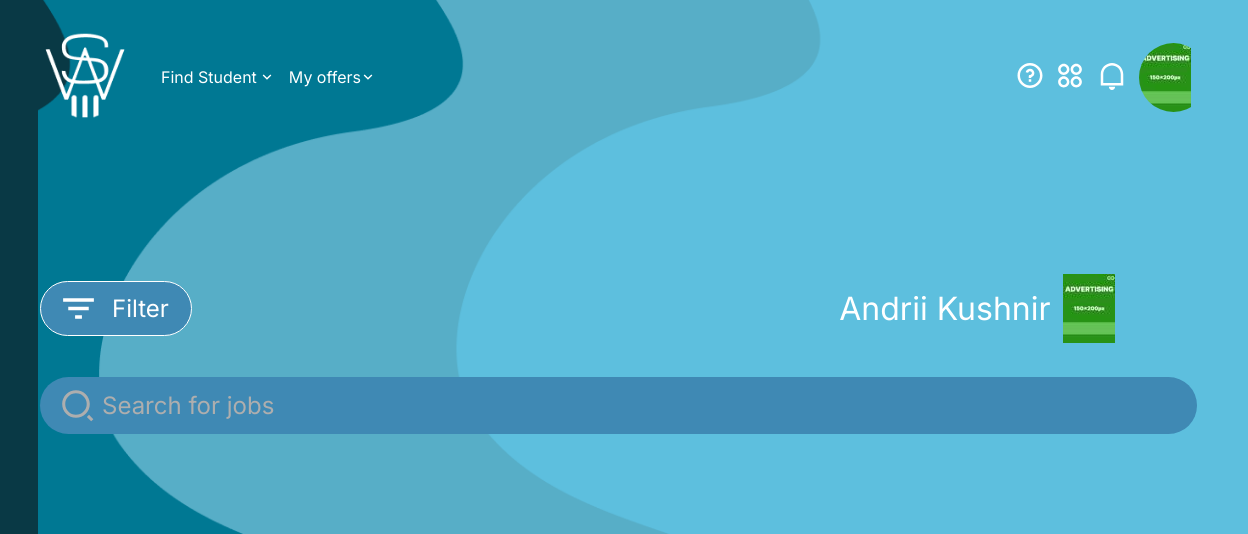
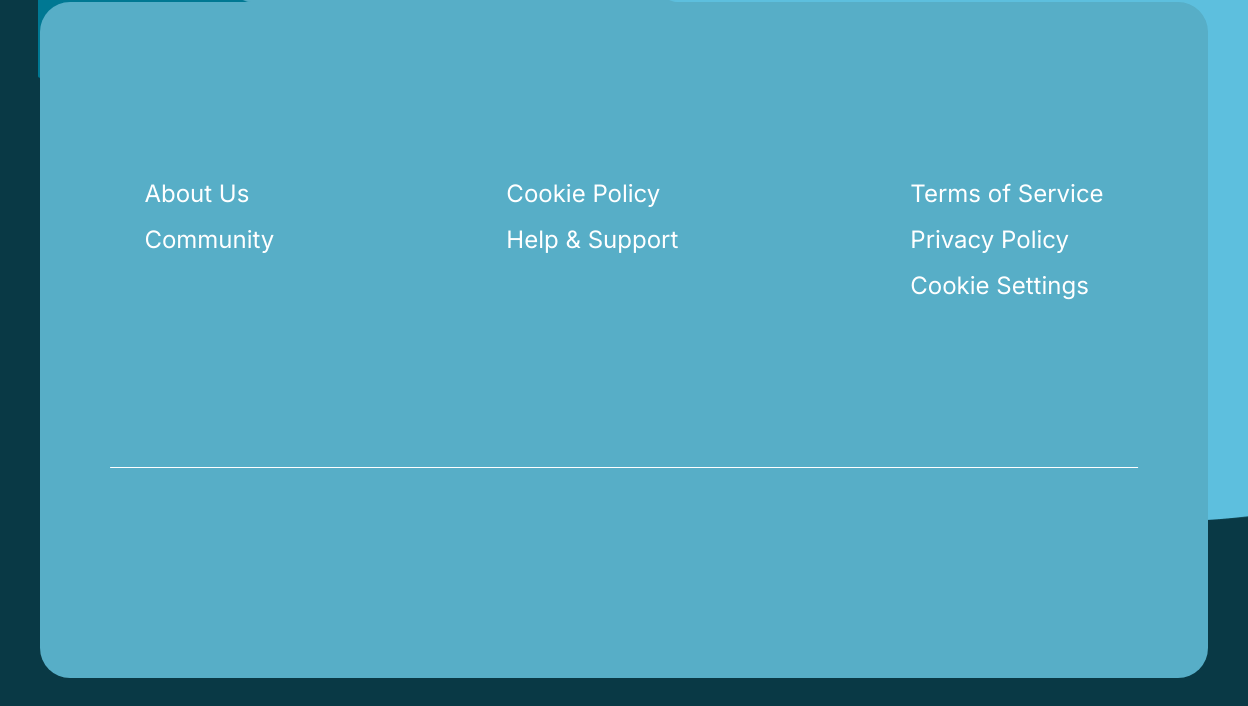
The app's page /client/students/ (signed in), older data (2 pictures, top to bottom).
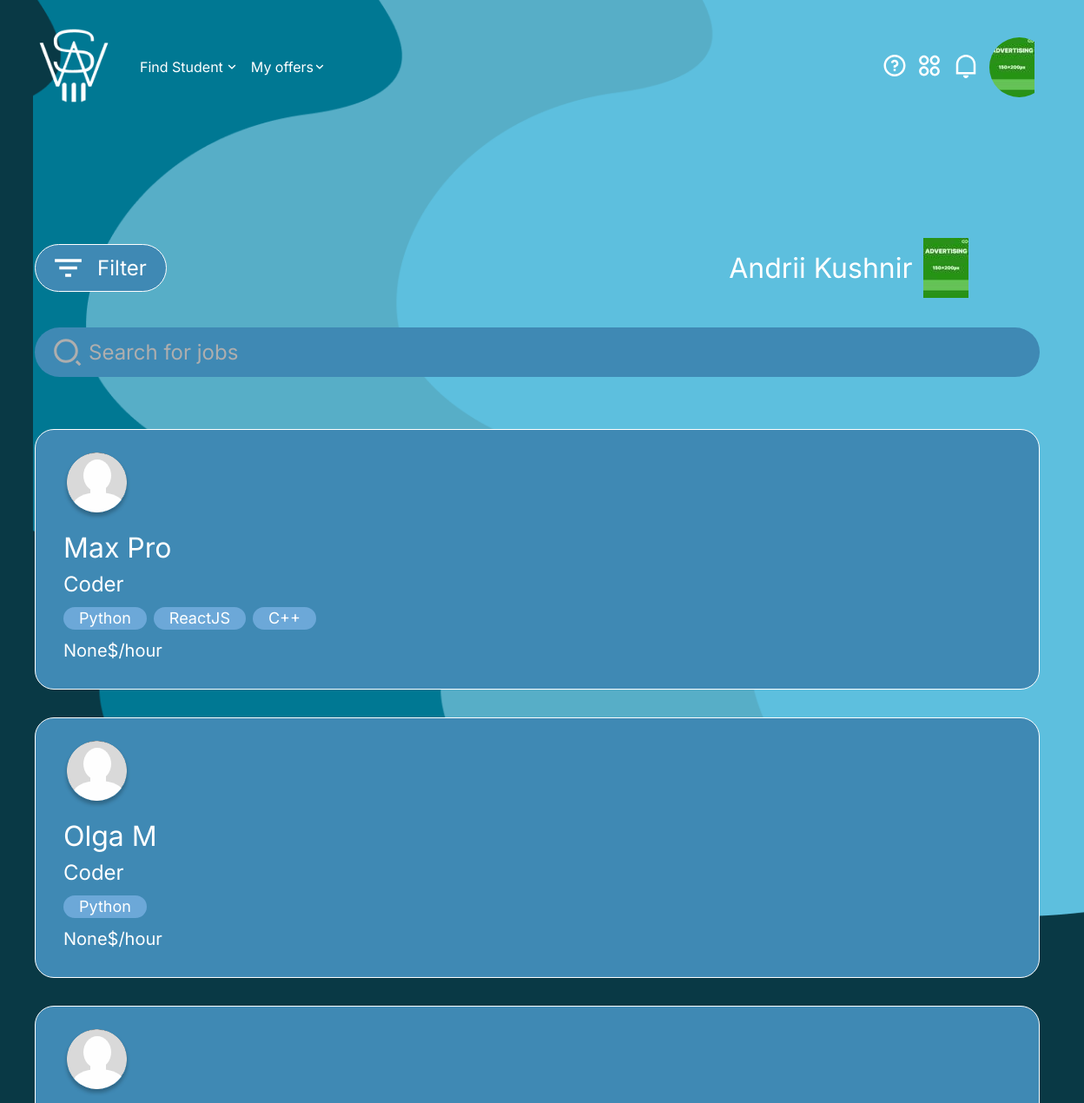
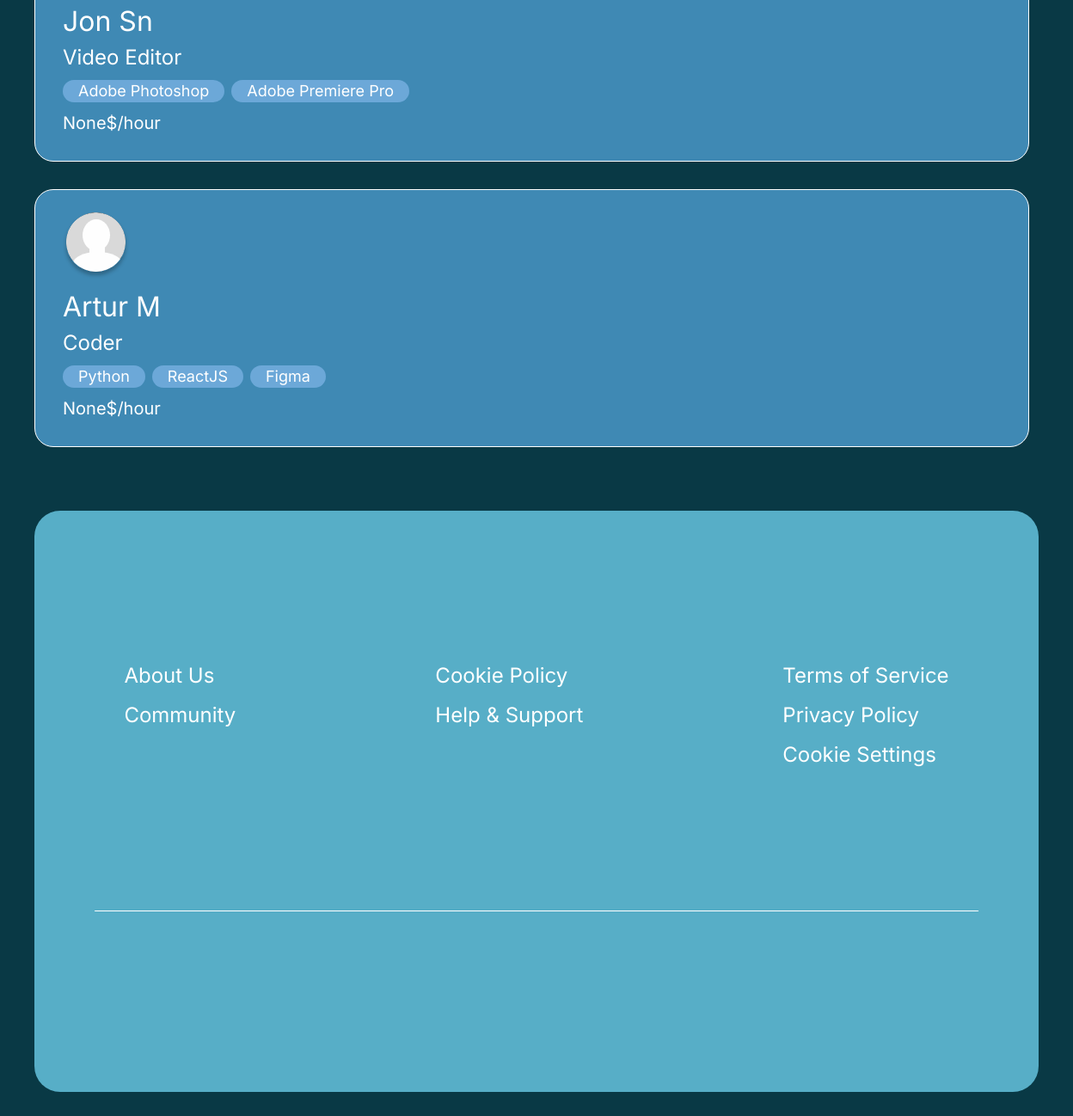
The same page, newer data (2 pictures, top to bottom).
### main/models.py (models this page shows, shortened)
class MyUser(AbstractUser):
    ROLE_CHOICES = (
        ('student', 'Student'),
        ('client', 'Client'),
    )
    email = models.EmailField(
        unique=True
    )
    phone_number = models.CharField(
        unique=True,
        blank=True,
        null=True,
        max_length=20
    )
    first_name = models.CharField(
        blank=True,
        null=True,
        max_length=100
    )
    last_name = models.CharField(
        blank=True,
        null=True,
        max_length=100
    )
    role = models.CharField(
        blank=True,
        null=True,
        max_length=20,
        choices=ROLE_CHOICES,
        verbose_name='Роль'
    )
    email_verified = models.BooleanField(
        default=False,
        verbose_name='Email verified'
    )
    username = models.CharField(
        max_length=150,
        unique=True,
        null=True,
        blank=True,
        )
    address = models.CharField(
        null=True,
        blank=True,
        max_length=100,
        verbose_name='Address'
    )
    time_zone = TimeZoneField(
        null=True,
        blank=True,
        default="Asia/Dubai",
        verbose_name='Time zone'
    )
    verification_token = models.CharField(
        max_length=100,
        null=True,
        blank=True
    )
    balance = models.DecimalField(
        max_digits=10,
        decimal_places=2,
        default=0,
        verbose_name='Balance'
    )
    about = models.TextField(
        null=True,
        blank=True,
        default='this account is still under development',
        max_length=1000,
        verbose_name='About'
    )
    image = models.ImageField(
        null=True,
        blank=True,
        upload_to='profile_images/',
        verbose_name='Image',
    )
    qualification = models.ForeignKey(
        SetQualificationStudentModel,
        blank=True,
        null=True,
        on_delete=models.CASCADE,
        verbose_name='Qualification'
    )
    price_hour = models.DecimalField(
        max_digits=6,
        decimal_places=2,
        null=True,
        blank=True,
        verbose_name='Price/hour'
    )
    hours_per_week = models.IntegerField(
        blank=True,
        null=True,
        verbose_name='Hours per week'
    )
    skils= models.ManyToManyField(
        SetStudentSkilsModel,
        verbose_name='Skils'
    )
    video_introduction = models.FileField(
        upload_to='video_introductions/',
        null=True,
        blank=True,
        verbose_name='Video introduction'
        )
    user_id_key = models.CharField(
        unique=True,
        max_length=12,
        verbose_name='ID key'
    )

### student/models.py (models this page shows, shortened)
class SetQualificationStudentModel(models.Model):
    name = models.CharField(
        max_length=50,
        verbose_name='Qualification'
    )
    class Meta:
        verbose_name = 'Qualification'
        verbose_name_plural = 'Qualifications'

class SetStudentSkilsModel(models.Model):
    name = models.CharField(
        max_length=50,
        verbose_name='Skill'
    )
    class Meta:
        verbose_name = 'Skil'
        verbose_name_plural = 'Skills'

### utils/decorators.py (the view)
        @wraps(function)
        def wrap(request, *args, **kwargs):
            if not hasattr(request.user, 'role') or request.user.role != role:
                return redirect('index')
            return function(request, *args, **kwargs)

### ad_app/templatetags/ad_tags.py (called while the page is built)
@register.inclusion_tag('ad/bottom.html')
def display_ad_bottom(placement):
    ads = AdModel.objects.filter(placement=placement)
    return {'ads': ads}

@register.inclusion_tag('ad/header.html')
def display_header_ad(placement):
    ads = AdModel.objects.filter(placement=placement)
    return {'ads': ads}

@register.inclusion_tag('ad/sticky_right.html')
def display_sticky_ad(placement):
    ads = AdModel.objects.filter(placement=placement)
    return {'ads': ads}

@register.inclusion_tag('ad/popup.html')
def display_popup_ad(placement):
    ads = AdModel.objects.filter(placement='popup')
    return {'ads': ads}

### client/views.py (called while the page is built, shortened)
@user_is_authenticated
@email_verified_required
@role_required('client')
def students(request):
    students = MyUser.objects.filter(role='student')
    qualifications = SetQualificationStudentModel.objects.all()
    skills = SetStudentSkilsModel.objects.all()
    qualification_id = request.GET.get('qualification')
    skill_id = request.GET.get('skill')
    start_date_str = request.GET.get('start_date')
    end_date_str = request.GET.get('end_date')
    if qualification_id:
        students = students.filter(qualification_id=qualification_id)
    if skill_id:
        students = students.filter(skils__id=skill_id)
    context = {
        'user': request.user,
        'students': students,
        'qualifications':qualifications,
        'skills':skills,
    }
    return render(request, 'client/students.html', context)

### client/templates/client/students.html (shortened to what this page needs)
{% extends 'base.html' %}
{% load static %}
{% block header %}
    {% include 'home/header.html' %}
{% endblock %}
{% block styles %}
<link rel="stylesheet" type="text/css" href="https://cdn.jsdelivr.net/npm/daterangepicker/daterangepicker.css" />
<link rel="stylesheet" href="{% static 'css/students.css' %}">
{% endblock %}
{% block content %}
<section class="offer">
    <div class="container">
        <div class="offer__inner">
            <div class="offer__action">
                <button class="offer-filter btn-reset" id="toggleButton" onclick="toggleDiv()">
                    <img src="{% static 'img/filter.svg' %}" alt="">
                    <p>Filter</p>
                </button>
                <div class="offer__user">
                    <div class="offer__user-name">{{ user.first_name }} {{ user.last_name }}</div>
                    {% if user.image %}
                        <img src="{{ user.image.url }}" alt="">
                    {% else %}
                        <img src="{% static 'img/user-profile.svg' %}" alt="">
                    {% endif %}
                </div>
            </div>
            <div class="offer__search">
                <input type="text" class="input-reset" placeholder="Search for jobs">
            </div>
            <div class="info-user">
                {% if students %}
                    {% for student in students %}
                    <div class="info-user__block" data-qualification-id="{{ student.qualification.id }}" data-skill-ids="{% for skill in student.skils.all %}{{ skill.id }},{% endfor %}">
                        <div class="info-user__block-av">
                            {% if student.image %}
                                <img src="{{ student.image.url }}" alt="">
                            {% else %}
                                <img src="{% static 'img/user-profile.svg' %}" alt="">
                            {% endif %}
                        </div>
                        <div class="info_name">{{ student.first_name }} {{ student.last_name }}</div>
                        <div class="info_profile">{{ student.qualification.name }}</div>
                        <ul class="info__skills">
                            {% for skill in student.skils.all %}
                            <li class="info__skills-item">
                                <p>{{ skill.name }}</p>
                            </li>
                            {% endfor %}
                        </ul>
                        <div class="info__price">
                            <span>{{ student.price_hour }}$/hour</span>
                        </div>
                    </div>
                    {% endfor %}
                {% endif %}
                </div>
            </div>
        </div>
    </div>
{% endblock %}

### main/templates/base.html (shortened to what this page needs)
{% load static %}
{% load ad_tags %}
<!DOCTYPE html>
<html lang="en">
<head>
    {% block styles %}{% endblock %}
    <link rel="stylesheet" href="{% static 'css/main.css' %}">
    <link rel="stylesheet" href="{% static 'css/ad.css' %}">
</head>
<body>
    <div class="wrapper">
        {% block header %}{% endblock header %}
        <main class="main">
            {% block content %}
            {% endblock content %}
        {% include 'home/footer.html' %}
</body>
</html>

### main/templates/home/header.html (shortened to what this page needs)
{% load static %}
{% load ad_tags %}
<header class="header">
    <div class="container">
        <div class="header__inner">
            <div class="start">
                <a href="/" class="header__logo">
                    <img src="{% static 'img/logo.png' %}" width="89" height="89" alt="logo">
                </a>
                {% if user.is_authenticated and user.email_verified %}
                    {% if user.role == 'student' %}
                        <ul class="header__dropdown">
                            <a href="{% url 'student_my_jobs' %}">
                                <li class="header__dropdown-item header__dropdown--active">My jobs</li>
                            </a>
                        </ul>
                    {% elif user.role == 'client' %}
                        <ul class="header__dropdown">
                            <a href="{% url 'client_students' %}">
                                <li class="header__dropdown-item header__dropdown--active">Find Student</li>
                            </a>
                        </ul>
                        <ul class="header__dropdown">
                            <a href="{% url 'client_my_offers' %}">
                                <li class="header__dropdown-item header__dropdown--active">My offers</li>
                            </a>
                        </ul>
                    {% endif %}
                {% endif %}
            </div>
            <div class="end">
                {% if user.is_authenticated and user.email_verified %}
                    <ul class="header__action">
                        <li class="header__action-item">
                            <a href="#!" class="header__action-link">
                                <img src="{% static 'img/ic-1.svg' %}" alt="">
                            </a>
                        </li>
                        <li class="header__action-item">
                            <a href="#!" class="header__action-link">
                                <img src="{% static 'img/ic-2.svg' %}" alt="">
                            </a>
                        </li>
                        <li class="header__action-item">
                            <a href="#!" class="header__action-link">
                                <img src="{% static 'img/ic-3.svg' %}" alt="">
                            </a>
                        </li>
                        <div class="user-av">
                            <a href="{% if user.role == 'client' %}{% url 'client_profile' %}{% elif user.role == 'student' %}{% url 'student_profile' %}{% else %}/admin{% endif %}">
                                {% if user.image %}
                                    <img src="{{ user.image.url }}" alt="">
                                {% else %}
                                    <img src="{% static 'img/user-profile.svg' %}" alt="">
                                {% endif %}
                            </a>
                        </div>
                    </ul>
                {% endif %}
            </div>
        </div>
    </div>
</header>

### ad_app/templates/ad/header.html (shortened to what this page needs)
{% load static %}

### ad_app/templates/ad/popup.html (shortened to what this page needs)
{% load static %}

### ad_app/templates/ad/bottom.html (shortened to what this page needs)
{% load static %}

### ad_app/templates/ad/sticky_right.html (shortened to what this page needs)
{% load static %}

### main/templates/home/footer.html
<footer class="footer">
    <div class="container">
        <div class="footer__inner">
            <ul class="footer__list list-reset">
                <li class="footer__list-item">
                    <a href="{% url 'about_us' %}" class="footer__list-link">About Us</a>
                </li>
                <li class="footer__list-item">
                    <a href="{% url 'community' %}" class="footer__list-link">Community</a>
                </li>
            </ul>
            <ul class="footer__list list-reset">
                <li class="footer__list-item">
                    <a href="{% url 'cookie_policy' %}" class="footer__list-link">Cookie Policy</a>
                </li>
                <li class="footer__list-item">
                    <a href="{% url 'help_support' %}" class="footer__list-link">Help &amp; Support</a>
                </li>
            </ul>
            <ul class="footer__list list-reset">
                <li class="footer__list-item">
                    <a href="{% url 'terms_of_service' %}" class="footer__list-link">Terms of Service</a>
                </li>
                <li class="footer__list-item">
                    <a href="{% url 'privacy_policy' %}" class="footer__list-link">Privacy Policy</a>
                </li>
                <li class="footer__list-item">
                    <a href="{% url 'cookie_settings' %}" class="footer__list-link">Cookie Settings</a>
                </li>
            </ul>
        </div>
    </div>
</footer>

Row changes from the older to the newer data that the page shows:
added MyUser: first_name "Max", last_name "Pro", qualification.name "Coder", price_hour "None"
now on this page (row unchanged): SetStudentSkilsModel: name "Python"
now on this page (row unchanged): SetStudentSkilsModel: name "ReactJS"
now on this page (row unchanged): SetStudentSkilsModel: name "C++", shown under "Max"
added MyUser: first_name "Olga", last_name "M", qualification.name "Coder", price_hour "None"
added MyUser: first_name "Jon", last_name "Sn", qualification.name "Video Editor", price_hour "None"
now on this page (row unchanged): SetStudentSkilsModel: name "Adobe Photoshop", shown under "Jon"
added SetStudentSkilsModel: name "Adobe Premiere Pro", shown under "Jon"
added MyUser: first_name "Artur", last_name "M", qualification.name "Coder", price_hour "None"
now on this page (row unchanged): SetStudentSkilsModel: name "Figma", shown under "Artur"
